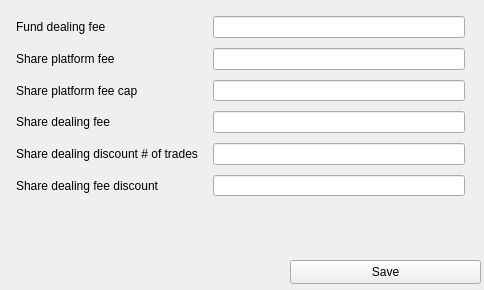
<?xml version="1.0" encoding="UTF-8"?>
<ui version="4.0">
 <class>PlatformEdit</class>
 <widget class="QWidget" name="PlatformEdit">
  <property name="geometry">
   <rect>
    <x>0</x>
    <y>0</y>
    <width>484</width>
    <height>290</height>
   </rect>
  </property>
  <property name="windowTitle">
   <string>Platform Editor</string>
  </property>
  <widget class="QWidget" name="gridLayoutWidget">
   <property name="geometry">
    <rect>
     <x>10</x>
     <y>10</y>
     <width>461</width>
     <height>191</height>
    </rect>
   </property>
   <layout class="QGridLayout" name="gridLayout">
    <property name="leftMargin">
     <number>6</number>
    </property>
    <property name="topMargin">
     <number>6</number>
    </property>
    <property name="rightMargin">
     <number>6</number>
    </property>
    <property name="bottomMargin">
     <number>6</number>
    </property>
    <property name="horizontalSpacing">
     <number>15</number>
    </property>
    <property name="verticalSpacing">
     <number>10</number>
    </property>
    <item row="2" column="0" colspan="2">
     <widget class="QLabel" name="share_plat_fee_lab">
      <property name="text">
       <string>Share platform fee</string>
      </property>
     </widget>
    </item>
    <item row="4" column="2">
     <widget class="QLineEdit" name="share_deal_fee_box"/>
    </item>
    <item row="3" column="2">
     <widget class="QLineEdit" name="share_plat_max_fee_box"/>
    </item>
    <item row="0" column="0" colspan="2">
     <widget class="QLabel" name="fund_deal_fee_lab">
      <property name="text">
       <string>Fund dealing fee</string>
      </property>
     </widget>
    </item>
    <item row="0" column="2">
     <widget class="QLineEdit" name="fund_deal_fee_box"/>
    </item>
    <item row="2" column="2">
     <widget class="QLineEdit" name="share_plat_fee_box"/>
    </item>
    <item row="3" column="0" colspan="2">
     <widget class="QLabel" name="share_plat_max_fee_lab">
      <property name="text">
       <string>Share platform fee cap</string>
      </property>
     </widget>
    </item>
    <item row="7" column="2">
     <widget class="QLineEdit" name="share_deal_reduce_amount_box"/>
    </item>
    <item row="4" column="0" colspan="2">
     <widget class="QLabel" name="share_deal_fee_lab">
      <property name="text">
       <string>Share dealing fee</string>
      </property>
     </widget>
    </item>
    <item row="7" column="0" colspan="2">
     <widget class="QLabel" name="share_deal_reduce_amount_lab">
      <property name="text">
       <string>Share dealing fee discount</string>
      </property>
     </widget>
    </item>
    <item row="6" column="2">
     <widget class="QLineEdit" name="share_deal_reduce_trades_box"/>
    </item>
    <item row="6" column="0" colspan="2">
     <widget class="QLabel" name="share_deal_reduce_trades_lab">
      <property name="text">
       <string>Share dealing discount # of trades</string>
      </property>
     </widget>
    </item>
   </layout>
  </widget>
  <widget class="QPushButton" name="save_but">
   <property name="geometry">
    <rect>
     <x>290</x>
     <y>260</y>
     <width>191</width>
     <height>24</height>
    </rect>
   </property>
   <property name="text">
    <string>Save</string>
   </property>
  </widget>
 </widget>
 <tabstops>
  <tabstop>fund_deal_fee_box</tabstop>
  <tabstop>share_plat_fee_box</tabstop>
  <tabstop>share_plat_max_fee_box</tabstop>
  <tabstop>share_deal_fee_box</tabstop>
  <tabstop>share_deal_reduce_trades_box</tabstop>
  <tabstop>share_deal_reduce_amount_box</tabstop>
  <tabstop>save_but</tabstop>
 </tabstops>
 <resources/>
 <connections>
  <connection>
   <sender>save_but</sender>
   <signal>clicked()</signal>
   <receiver>PlatformEdit</receiver>
   <slot>close()</slot>
   <hints>
    <hint type="sourcelabel">
     <x>445</x>
     <y>211</y>
    </hint>
    <hint type="destinationlabel">
     <x>275</x>
     <y>117</y>
    </hint>
   </hints>
  </connection>
 </connections>
</ui>
